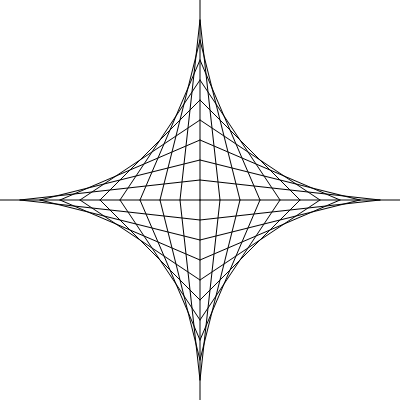
Frame 1 (no input)
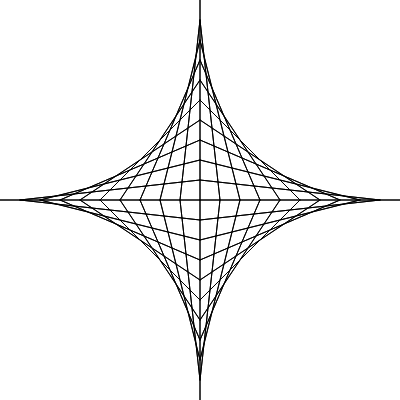
Frame 2 (the mouse pressed at the canvas centre, redrawn once)

The p5.js sketch that drew these frames (run headless with seeded random() and noise() and a simulated clock; the mouse was pressed at the canvas centre and the sketch redrawn once):

// p5.js sketch
// ── sketch.js
function setup() {
    createCanvas(400, 400);
    noLoop();
}

function draw() {
    let x = 200;
    let y = 200;
    for (let i = 0; i < 10; i++) {
        line(200, y - 200 + i * 20, x +       i * 20, 200);
    }
    for (let i = 0; i < 10; i++) {
        line(200, y       + i * 20, x + 200 - i * 20, 200);
    }
    for (let i = 0; i < 10; i++) {
        line(200, y + 200 - i * 20, x -       i * 20, 200);
    }
    for (let i = 0; i < 10; i++) {
        line(200, y       - i * 20, x - 200 + i * 20, 200);
    }
}
